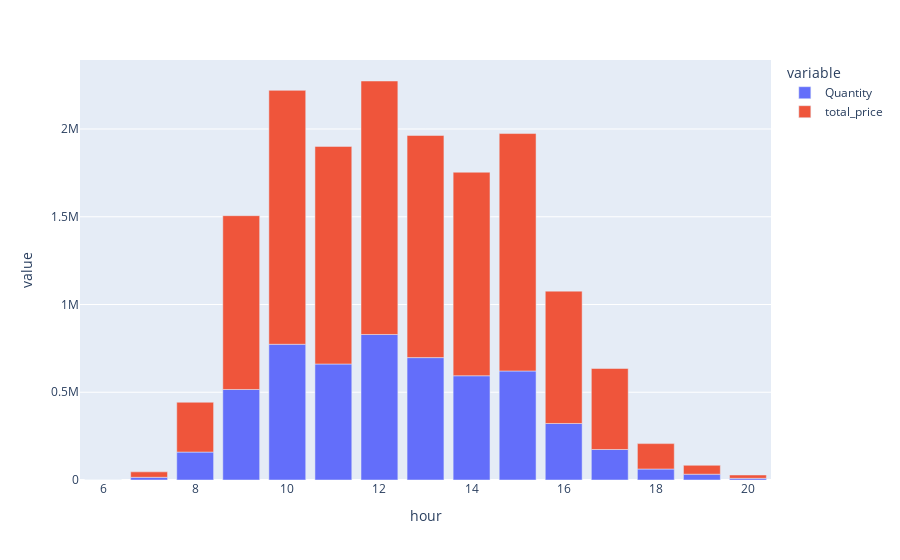

Notebook source saved alongside this figure:
### Markdown cell above
### Hour of day

### Code cell
hour_of_day = pd.pivot_table(dfp, values=['Quantity', 'total_price'], index=['hour'],
                    aggfunc={'Quantity': sum,
                             'total_price': sum})
fig = px.bar(hour_of_day, y=['Quantity', 'total_price'])
fig.show()

### Figure 1 — Plotly figure (JSON) as saved in the notebook; plotly's stock layout.template omitted (floating-point values rounded to 4 significant figures)
{"data": [{"alignmentgroup": "True", "hovertemplate": "variable=Quantity<br>hour=%{x}<br>value=%{y}<extra></extra>", "legendgroup": "Quantity", "marker": {"color": "#636efa", "pattern": {"shape": ""}}, "name": "Quantity", "offsetgroup": "Quantity", "orientation": "v", "showlegend": true, "textposition": "auto", "type": "bar", "x": [6, 7, 8, 9, 10, 11, 12, 13, 14, 15, 16, 17, 18, 19, 20], "xaxis": "x", "y": [1, 15370, 159133, 515834, 773410, 660956, 829240, 697365, 594000, 621151, 322096, 173823, 62559, 33108, 9587], "yaxis": "y"}, {"alignmentgroup": "True", "hovertemplate": "variable=total_price<br>hour=%{x}<br>value=%{y}<extra></extra>", "legendgroup": "total_price", "marker": {"color": "#EF553B", "pattern": {"shape": ""}}, "name": "total_price", "offsetgroup": "total_price", "orientation": "v", "showlegend": true, "textposition": "auto", "type": "bar", "x": [6, 7, 8, 9, 10, 11, 12, 13, 14, 15, 16, 17, 18, 19, 20], "xaxis": "x", "y": [4.25, 31060.0, 283900.0, 990300.0, 1447000.0, 1240000.0, 1444000.0, 1266000.0, 1160000.0, 1353000.0, 754000.0, 461600.0, 144800.0, 50670.0, 18930.0], "yaxis": "y"}], "layout": {"barmode": "relative", "legend": {"title": {"text": "variable"}, "tracegroupgap": 0}, "margin": {"t": 60}, "xaxis": {"anchor": "y", "domain": [0, 1], "title": {"text": "hour"}}, "yaxis": {"anchor": "x", "domain": [0, 1], "title": {"text": "value"}}}}
